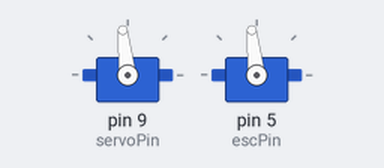
A sketch run on a simulated Arduino Uno, built with avr-gcc and run on an emulated ATmega328P. Shown: 2 × servo. What the sketch prints to the serial monitor is not drawn.

Above: at 2.05 s.
Timing chart, 0 to 9.8 s (numbered marks = the images above):
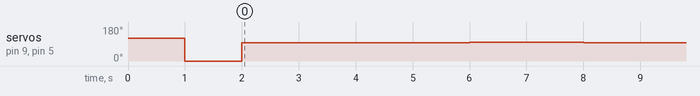

The sketch:

backup1.ino
```cpp
//#include <Servo.h>
//
//void setup() {
//  Serial.begin(9600);
//  Serial.println("Program begin...");
//  pinMode(13, OUTPUT);
//}
//
//void loop() {
//  Serial.println("Program loop...");
//  digitalWrite(13,HIGH);
//  delay(1000);
//  digitalWrite(13,LOW);
//  delay(1000);
//}

//#include <Servo.h>
//
//Servo motor;
//
//void setup() {
//  Serial.begin(9600);
//  Serial.println("Program begin...");
//  Serial.println("This program will calibrate the ESC.");
//  motor.attach(9);
//  motor.write(70); //ESC 대기 신호
//  delay(4500); //ESC의 준비 시간
//}
//
//void loop() {
//  Serial.println("Program loop...");
//  motor.write(150); //A
//}


//#include<Servo.h>
//
//Servo esc;                                // esc로 Servo 클래스 생성
//
//void setup() {
//  esc.attach(8);                          // esc 신호 핀 지정 -> D8
//  esc.writeMicroseconds(1000);            // esc 신호 1000으로 초기화
//  Serial.begin(9600);0
//}
//
//void loop() {
//  int val;                                // 변수 val 선언
//  val = analogRead(A0);                   // Read input from analog pin a0 and store in val
//  val = map(val,0, 1023, 1000, 2000);     // mapping the val to minimum and maximum input
//  esc.writeMicroseconds(val);             // using val as the signal to esc
//}


//#include <Servo.h>
//
//int servoPin = 9;
//
//Servo servo;
//
//void setup() {
//  Serial.begin(9600);
//  pinMode(servoPin,OUTPUT);
//  pinMode(4, OUTPUT);
//
//  digitalWrite(4, LOW);
//
//  servo.attach(servoPin);
//  servo.attach(4);
//
//  //모터 시작시 최대 값을 줍니다. 이 값을 2초정도 유지하면 변속기는 최대 값이라고 인지합니다.
//  servo.write(180);
//  delay(2500);
//
//  // 최대 값 입력 후 최소 값 입력을 합니다. 해당 값으로 2초정도 유지하면 최소 값으로 입력됩니다.
//  servo.write(0);
//  delay(2500);
//
//  //위까지 끝나고 나면 모터에서 낮은 소리로 짧게 한번 높은 소리로 길게 소리가 나면서 설정이 완료됩니다.
//
//}
//
//void loop() {
//  variReg();
//  delay(100);
//}
//
//void variReg() {
//  int analogInput = analogRead(A0);
//  int brightness = map(analogInput, 0, 1023, 0, 180);
//  if(brightness >= 59) digitalWrite(4, HIGH);
//  else digitalWrite(4, LOW);
//
//  servo.write(brightness);
//}

//void setup() {
//  Serial.begin(9600);
//  Serial.println("자, 이제 시작이야");
////  pinMode(9, OUTPUT);
//}
//
//void loop() {
//  Serial.println("반복");
//  digitalWrite(9,HIGH);
//  delay(100);
//}

//#include <Servo.h>
//Servo ESC;     // create servo object to control the ESC
//int potValue;  // value from the analog pin
//void setup() {
//  ESC.attach(9,1000,2000); // (pin, min pulse width, max pulse width in microseconds)
//}
//void loop() {
//  potValue = 100;
//  ESC.write(potValue);    // Send the signal to the ESC
//}

#include <Servo.h>

int escPin = 5;   // esc 일반 모터 핀 번호
int servoPin = 9; // 서보 모터 핀 번호
int maxSpeed = 120;
int speed1 = 96;
int speed2 = 97;
int speed3 = 98;
int count = 96;

Servo esc;
Servo servo;

void setup() {
  Serial.begin(9600);
  pinMode(servoPin, OUTPUT);
  pinMode(escPin, OUTPUT);

//  digitalWrite(escPin, LOW);

  servo.attach(servoPin);
  esc.attach(escPin);

  //모터 시작시 최대 값을 줍니다. 이 값을 2초정도 유지하면 변속기는 최대 값이라고 인지합니다.
  Serial.println((String)"속도 " + maxSpeed + " 최댓값 입력");
  servo.write(maxSpeed);
  esc.write(maxSpeed);
  delay(1000);

  // 최대 값 입력 후 최소 값 입력을 합니다. 해당 값으로 2초정도 유지하면 최소 값으로 입력됩니다.
  Serial.println("속도 0 최솟값 입력");
  servo.write(0);
  esc.write(0);
  delay(1000);

}

void loop() {
  Serial.println((String)"속도" + speed1);
  servo.write(speed1);
  esc.write(speed1);
  delay(2000);
  Serial.println((String)"속도" + speed2);
  servo.write(speed2);
  esc.write(speed2);
  delay(2000);
  Serial.println((String)"속도" + speed3);
  servo.write(speed3);
  esc.write(speed3);
  delay(2000);

//  servo.write(97);
//  esc.write(97);
//  delay(2000);
//  servo.write(98);
//  esc.write(98);
//  delay(2000);


//  Serial.println((String)"속도" + speed2);
//  servo.write(speed2);
//  esc.write(20);
//  delay(3000);
}
```

Measured:
- by itself, servo on pin 9 (servoPin), servo on pin 5 (escPin): repeats every 6.0 s: 96° 2.0 s, 97° 2.0 s, 98° 2.0 s
